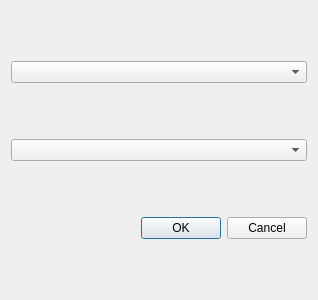
<?xml version="1.0" encoding="UTF-8"?>
<ui version="4.0">
 <class>GPVContourDialogBase</class>
 <widget class="QDialog" name="GPVContourDialogBase">
  <property name="geometry">
   <rect>
    <x>0</x>
    <y>0</y>
    <width>318</width>
    <height>300</height>
   </rect>
  </property>
  <property name="sizePolicy">
   <sizepolicy hsizetype="Fixed" vsizetype="Preferred">
    <horstretch>0</horstretch>
    <verstretch>0</verstretch>
   </sizepolicy>
  </property>
  <property name="windowTitle">
   <string>GPV Contour</string>
  </property>
  <layout class="QGridLayout" name="gridLayout">
   <item row="3" column="0">
    <widget class="QDialogButtonBox" name="button_box">
     <property name="orientation">
      <enum>Qt::Horizontal</enum>
     </property>
     <property name="standardButtons">
      <set>QDialogButtonBox::Cancel|QDialogButtonBox::Ok</set>
     </property>
    </widget>
   </item>
   <item row="0" column="0">
    <widget class="QgsMapLayerComboBox" name="mMapLayerComboBox_input"/>
   </item>
   <item row="1" column="0">
    <widget class="QComboBox" name="comboBox">
     <property name="sizePolicy">
      <sizepolicy hsizetype="Minimum" vsizetype="Fixed">
       <horstretch>0</horstretch>
       <verstretch>0</verstretch>
      </sizepolicy>
     </property>
    </widget>
   </item>
  </layout>
 </widget>
 <customwidgets>
  <customwidget>
   <class>QgsMapLayerComboBox</class>
   <extends>QComboBox</extends>
   <header>qgsmaplayercombobox.h</header>
  </customwidget>
 </customwidgets>
 <resources/>
 <connections>
  <connection>
   <sender>button_box</sender>
   <signal>accepted()</signal>
   <receiver>GPVContourDialogBase</receiver>
   <slot>accept()</slot>
   <hints>
    <hint type="sourcelabel">
     <x>20</x>
     <y>20</y>
    </hint>
    <hint type="destinationlabel">
     <x>20</x>
     <y>20</y>
    </hint>
   </hints>
  </connection>
  <connection>
   <sender>button_box</sender>
   <signal>rejected()</signal>
   <receiver>GPVContourDialogBase</receiver>
   <slot>reject()</slot>
   <hints>
    <hint type="sourcelabel">
     <x>20</x>
     <y>20</y>
    </hint>
    <hint type="destinationlabel">
     <x>20</x>
     <y>20</y>
    </hint>
   </hints>
  </connection>
 </connections>
</ui>
